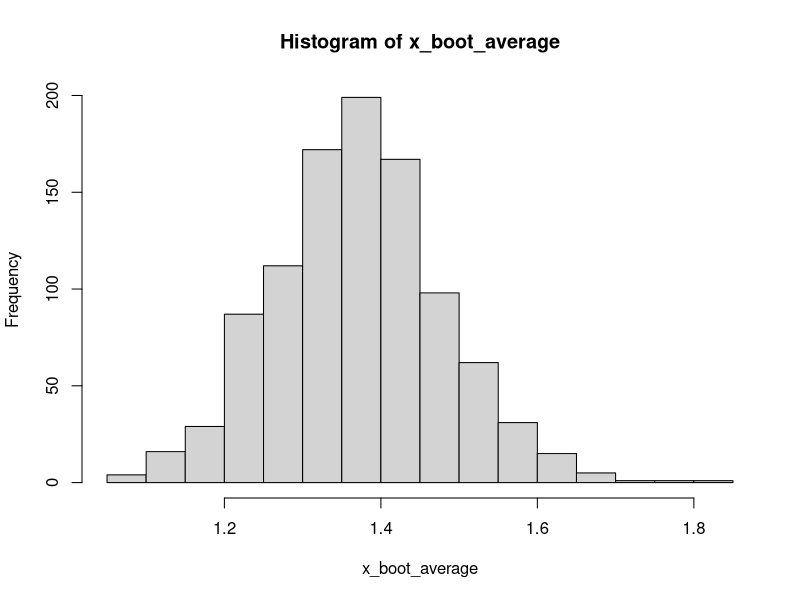
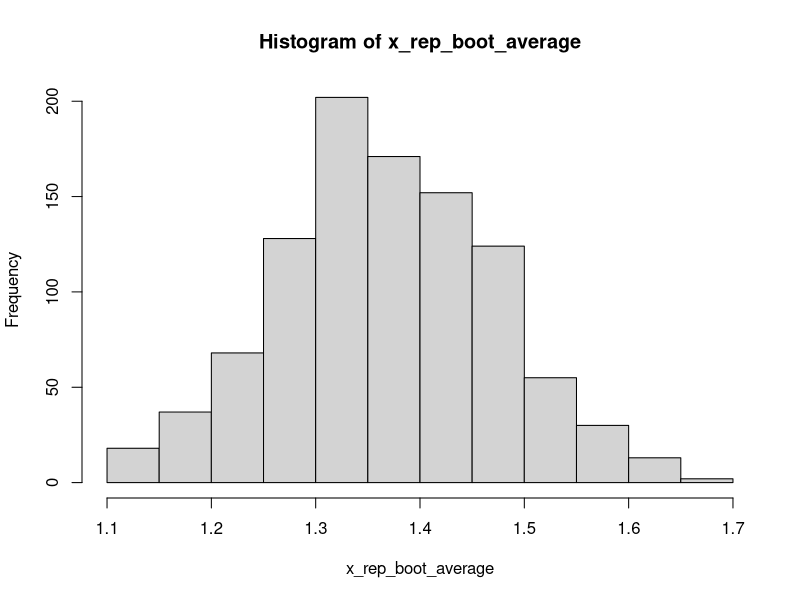
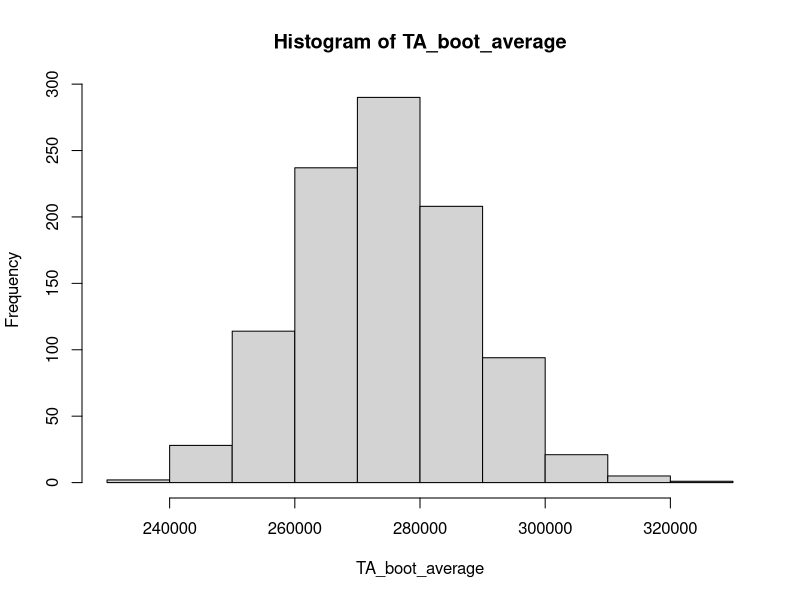
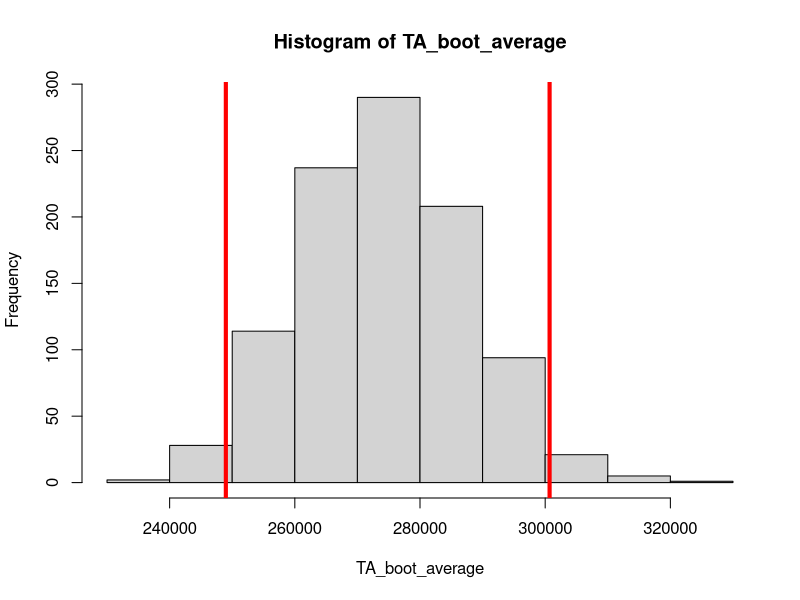

Here is the R script that generated these plots, in order:
#SIMPLE BOOTSTRAP

#create a vector of 8 values and assign to "x"
x <- c(0.9, 1.2, 1.2, 1.3, 1.4, 1.4, 1.6, 2.0)

#draw a random sample with replacement from "x", and assign it to "x_sample"
x_sample <- sample(x, replace=TRUE)

#take the mean of "x_sample" and assign it to "x_sample_average"
x_average <- mean(x_sample)
print(x_average)

#similarly, draw 1000 random samples from "x" using a for loop
#initialize the variable "x_boot" to be empty, then loop through values 1-1000
#each time the loop samples from "x" the new vector is appended to the existing matrix 
x_boot <- NULL
for (i in 1:1000){
  x_boot <- rbind((sample(x, replace=TRUE)), x_boot)
}

#what does your final matrix look like?
head(x_boot)
tail(x_boot)

#now apply the "mean" function to all of the rows in the matrix and assign the new vector of means to "x_boot_average"
#what do the arguments in the "apply" function mean?
x_boot_average <- apply(x_boot, 1, mean)

#now plot a frequency distribution of the resampled means
#what does it look like?
hist(x_boot_average)

#calculate the standard deviation of the resampled means (aka the bootstrap standard error)
sd(x_boot_average)

#calculate the original standard error of the mean for x
sd(x)/sqrt(8)





#can also use the "replicate" function
x_rep_boot <- NULL
x_rep_boot <- replicate(1000, sample(x, replace=TRUE))

#how is the matrix "x_rep_boot" different from "x_boot"?
#this different approach mandates that we tweak the apply fuction arguments a little to get the desired vector of means
x_rep_boot_average <- apply(x_rep_boot, 2, mean)
hist(x_rep_boot_average)
#etc.



#Using some of the perchlorate data...
#read in the file, making sure you've set the right working directory
Perchlorate_Data <- read.table('Week1_Perchlorate_Data.csv', header=T, sep=',')

#take a random sample with replacement of the testes area data
TA_sample <- sample(Perchlorate_Data$Testes_Area, replace=TRUE)

#find the mean of this sample
TA_average <- mean(TA_sample)
print(TA_average)

#now resample the testes area data 1000 times
TA_boot <- NULL
for (i in 1:1000){
  TA_boot <- rbind((sample(Perchlorate_Data$Testes_Area, replace=TRUE)), TA_boot)
}

#what does your final matrix look like?
tail(TA_boot)

#get the mean testes area for each bootstrap replicate
TA_boot_average <- apply(TA_boot, 1, mean)

#now plot a frequency distribution of the resampled means
#what does it look like?
hist(TA_boot_average)

#calculate the standard deviation of the resampled means (aka the bootstrap standard error)
sd(TA_boot_average)

#calculate the original standard error of the mean for x
sd(Perchlorate_Data$Testes_Area)/sqrt(390)

#calculate the 2.5th and 97.5th percentiles from the distribution of resampled means (~95% confidence interval)
lower_CI <- quantile(TA_boot_average, probs=0.025)
upper_CI <- quantile(TA_boot_average, probs=0.975)

#plot them on the resampled distribution
#what does this interval actually mean in terms of the testes area data?
hist(TA_boot_average)
abline(v=lower_CI, lwd=4, col='red')
abline(v=upper_CI, lwd=4, col='red')